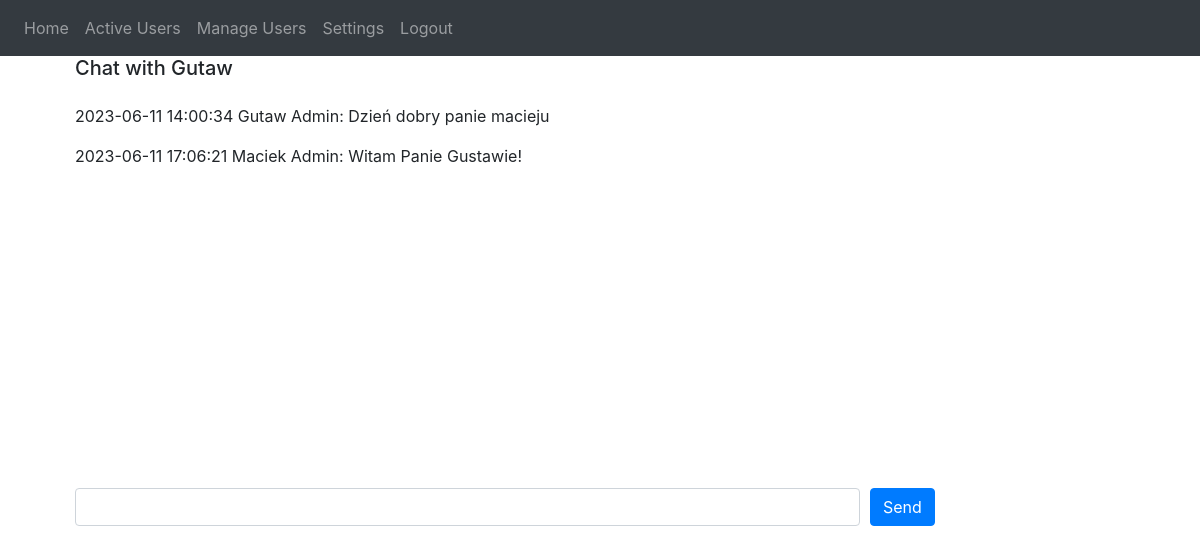
The app's page /chats/1 (signed in) with its own data.
### website/models.py (models this page shows)
class User(db.Model, UserMixin):
    id = db.Column(db.Integer, primary_key=True)
    first_name = db.Column(db.String(50), nullable=False)
    last_name = db.Column(db.String(50), nullable=False)
    email = db.Column(db.String(100), unique=True, nullable=False)
    password = db.Column(db.String(100), nullable=False)
    is_moderator = db.Column(db.Boolean, default=False)
    is_online = db.Column(db.Boolean, default=True)
    last_seen = db.Column(db.DateTime(timezone=True), default=func.now())

class Message(db.Model):
    id = db.Column(db.Integer, primary_key=True)
    chat_id = db.Column(db.Integer, db.ForeignKey('chat.id'), nullable=False)
    sender_id = db.Column(db.Integer, db.ForeignKey('user.id'), nullable=False)
    content = db.Column(db.Text, nullable=False)
    timestamp = db.Column(db.DateTime(timezone=True), default=func.now())
    sender = db.relationship('User', foreign_keys=[sender_id])

### website/views.py (the view)
@views.route('/chats/<int:chat_id>', methods=['GET', 'POST'])
@login_required
def chat(chat_id):
    chat = Chat.query.get(chat_id)
    if chat.user1_id == current_user.id:
        other_user = User.query.get(chat.user2_id)
    else:
        other_user = User.query.get(chat.user1_id)
    messages = Message.query.filter_by(chat_id=chat_id).options(
        joinedload(Message.sender)).all()
    return render_template("chats.html", chat=chat, other_user=other_user, user=current_user, messages=messages)

### website/__init__.py (called while the page is built)
def create_app():
    app = Flask(__name__)
    app.config['SECRET_KEY'] = 'hjshjhdjah kjshkjdhjs'
    app.config['SQLALCHEMY_DATABASE_URI'] = f'sqlite:///{DB_NAME}'
    db.init_app(app)
    socketio.init_app(app)
    from .views import views
    from .auth import auth
    app.register_blueprint(views, url_prefix='/')
    app.register_blueprint(auth, url_prefix='/')
    from .models import User
    with app.app_context():
        db.create_all()
    login_manager = LoginManager()
    login_manager.login_view = 'auth.login'
    login_manager.init_app(app)
    @login_manager.user_loader
    def load_user(id):
        return User.query.get(int(id))
    return app

### website/views.py (called while the page is built)
@views.before_request
@login_required
def update_last_seen():
    user = User.query.filter_by(id=current_user.id).first()
    if user:
        user.last_seen = datetime.now()
        db.session.commit()

@views.before_request
@login_required
def update_is_user_online():
    users = User.query.all()
    for user in users:
        if user.is_online:
            time_since_activity = (
                datetime.now() - user.last_seen).seconds / 60
            print(
                f"{user.first_name} {user.last_name} last seen: {time_since_activity}")
            if time_since_activity >= 10:
                user.is_online = False
                db.session.commit()

### website/templates/chats.html (shortened to what this page needs)
{% extends "base.html" %} {% block title %}Chat{% endblock %} {% block content
%}
<div class="col">
	<div class="col-4">
		<h5>Chat with {{ other_user.first_name }}</h5>
	</div>
	<div class="col">
		<div id="chat-window" style="height: 400px; overflow-y: scroll">
			{% for message in messages %} {% if message.sender_id ==
			current_user.id %}
			<p class="current-user-message">{% else %}</p>
			<p>
				{% endif %}
				<span class="message-date">{{ message.timestamp }}</span>
				<span
					>{{ message.sender.first_name }} {{ message.sender.last_name
					}}:</span
				>
				<span>{{ message.content }}</span>
			</p>
			{% endfor %}
		</div>
		<form id="message-form" action="">
			<div class="form-row">
				<div class="col-9">
					<input
						type="text"
						class="form-control"
						id="message-input"
						required
					/>
				</div>
				<div class="col-3">
					<button type="submit" class="btn btn-primary">Send</button>
				</div>
			</div>
		</form>
	</div>
</div>
{% endblock %}

### records on screen
User: first_name "Gutaw"
Message: timestamp "2023-06-11 14:00:34", sender.first_name "Gutaw", sender.last_name "Admin", content "Dzień dobry panie macieju"
Message: timestamp "2023-06-11 17:06:21", sender.first_name "Maciek", sender.last_name "Admin", content "Witam Panie Gustawie!"
